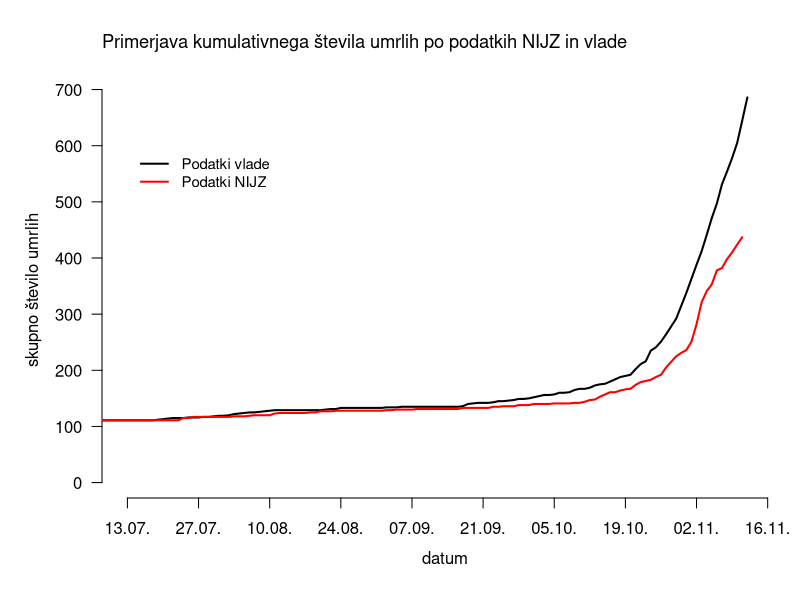
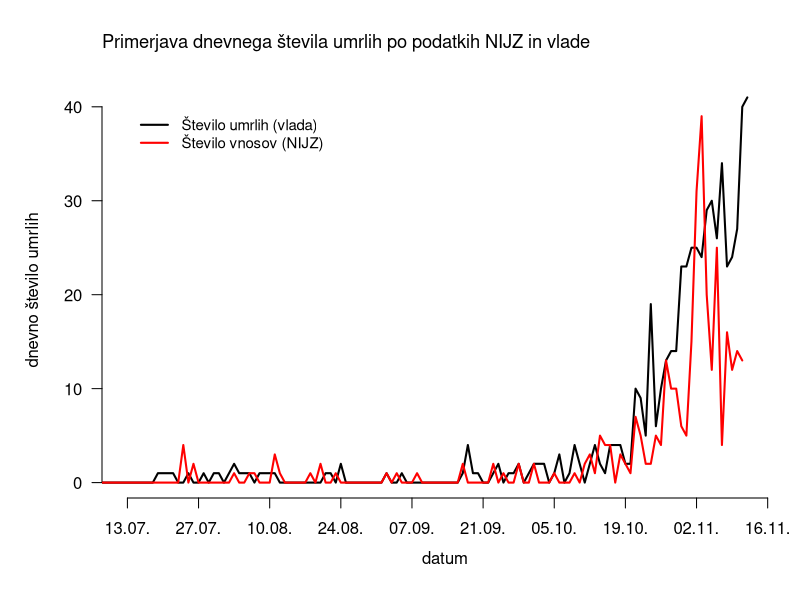
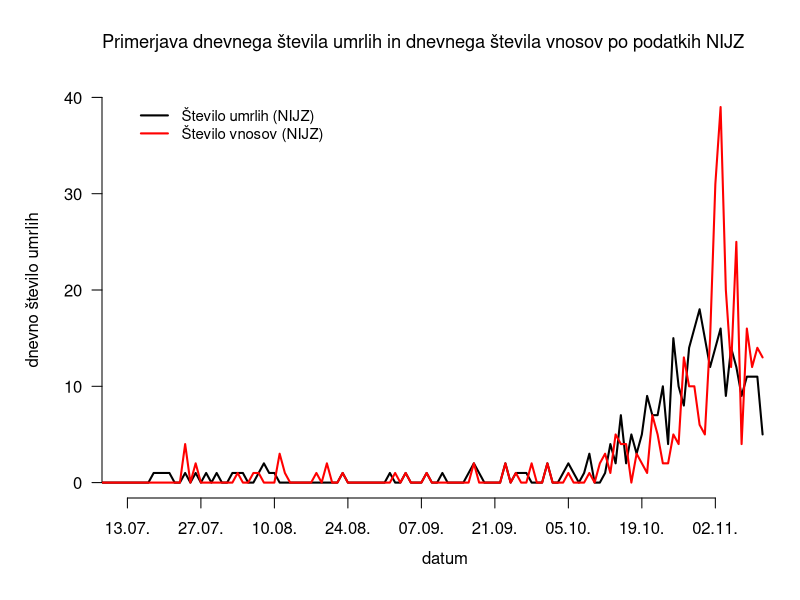
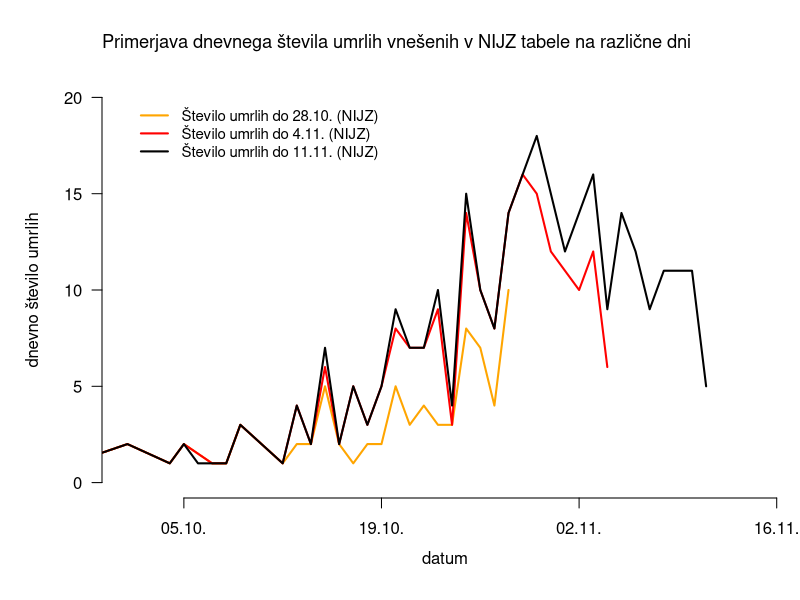
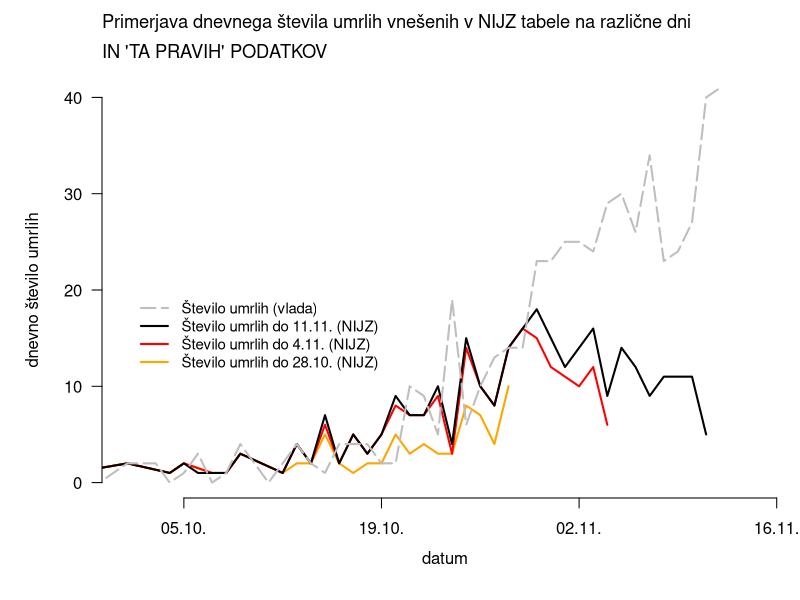

Here is the R script that generated these plots, in order:
###############################################################################
# preliminaries
###############################################################################
library(readr)
library(readxl)
library(dplyr)

###############################################################################
#### import data ##############################################################

# # uncomment to download
# # sledinlnik = gov data + NIJZ daily entry data
# download.file(paste0("https://raw.githubusercontent.com/",
#                      "sledilnik/data/master/csv/stats.csv"),
#               "data/stats.csv")
# 
# # sledilnik = NIJZ daily death data from region table tb5
# download.file(paste0("https://raw.githubusercontent.com/",
#                      "sledilnik/data/master/csv/deceased-regions.csv"),
#               "data/deceased-regions.csv")
# 
# # NIJZ daily death for 3 different timestamps 
# download.file("https://www.nijz.si/sites/www.nijz.si/files/uploaded/porocilo_stevilo_potrjenih_primerov_covid-19_11112020_splet.xlsx",
#               "data/11.11.xlsx")
# download.file("https://www.nijz.si/sites/www.nijz.si/files/uploaded/porocilo_stevilo_potrjenih_primerov_covid-19_04112020_splet.xlsx",
#               "data/4.11.xlsx")
# download.file("https://www.nijz.si/sites/www.nijz.si/files/uploaded/porocilo_stevilo_potrjenih_primerov_covid-19_28102020_splet.xlsx",
#               "data/28.10.xlsx")

# import 
sledilnik <- read_csv("data/stats.csv")
nijz.regions <- read_csv("data/deceased-regions.csv")
nijz11.11 <- read_excel("data/11.11.xlsx", sheet = "tb6", range = "A3:U114",
                        col_types = c("date", rep("numeric", 20)))

nijz04.11 <- read_excel("data/4.11.xlsx", sheet = "tb6", range = "A3:V107",
                        col_types = c("date", rep("numeric", 21)))

nijz28.10 <- read_excel("data/28.10.xlsx", sheet = "tb6", range = "A3:S100",
                        col_types = c("date", rep("numeric", 18)))

###############################################################################
#### clean up #################################################################

sledilnik %>%
  mutate(deceased.gov = c(state.deceased.todate[1], diff(state.deceased.todate)),
         deceased.nijz = c(deceased.todate[1], diff(deceased.todate))) %>%
  select(date,  state.deceased.todate, deceased.todate, deceased.gov, deceased.nijz) -> df

nijz.regions %>% 
  mutate(total = rowSums(.[2:102], na.rm = TRUE),
         nijz = c(total[1], diff(total))) %>% 
  select(date, nijz)-> nijz.regions

nijz11.11 %>%  
  rename("date" = `...1`,
         "no3" = `SKUPAJ...21`) %>% 
  mutate(date = as.Date(date)) %>% 
  select(date, no3) -> no3

nijz04.11 %>%  
  rename("date" = `...1`,
         "no2" = `SKUPAJ...22`) %>% 
  mutate(date = as.Date(date)) %>% 
  select(date, no2) -> no2

nijz28.10 %>%  
  rename("date" = `...1`,
         "no1" = `SKUPAJ...19`) %>% 
  mutate(date = as.Date(date)) %>% 
  select(date, no1) -> no1

#### join tables ##############################################################
df %>%  left_join(nijz.regions) %>% 
  left_join(no1) %>% 
  left_join(no2) %>% 
  left_join(no3) %>% 
  mutate(no3 = replace(no3, is.na(no3) & date <= as.Date("2020-10-28"), 0))  -> df

###############################################################################
#### plot cumulative gov vs NIJZ ##############################################
# png(filename="figures/cumulative.png", 800, 480)
par(mar = c(5, 5, 4, 0.5) + 0.1)
plot(df$date, df$state.deceased.todate, type = "l",
     xlab = "",
     ylab = "",
     #ylim = c(0,40),
     xlim = as.Date(c("2020-07-13", "2020-11-15")),
     axes = FALSE, 
     lty = 1, lwd = 2, col = "black")
axis.Date(1, at = seq(df$date[1], df$date[length(df$date)]+10, by = "2 week"),
          format = "%d.%m.")

axis(2, las = 2)
lines(df$date, df$deceased.todate, col = "red", lwd = 2, lty = 1)

legend(as.Date("2020-07-13"), 600,
       legend=c("Podatki vlade", "Podatki NIJZ"),
       col=c("black", "red"), lty=c(1,1),
       cex=0.9, bty = "n", lwd = 2)
mtext(side = 3, line = 1.5,  adj = 0, cex = 1.1,
      "Primerjava kumulativnega števila umrlih po podatkih NIJZ in vlade")
mtext(side = 2, line = 3,   cex = 1,"skupno število umrlih")
mtext(side = 1, line = 2.5,   cex = 1, "datum")
# dev.off()



#### plot daily ###############################################################
# png(filename="figures/daily.png", 800, 480)
par(mar = c(5, 5, 4, 0.5) + 0.1)
plot(df$date, df$deceased.gov, type = "l",
     xlab = "",
     ylab = "",
     #ylim = c(0,40),
     xlim = as.Date(c("2020-07-13", "2020-11-15")),
     axes = FALSE, 
     lty = 1, lwd = 2, col = "black")
axis.Date(1, at = seq(df$date[1], df$date[length(df$date)]+10, by = "2 week"),
          format = "%d.%m.")

axis(2, las = 2)
lines(df$date, df$deceased.nijz, col = "red", lwd = 2, lty = 1)

legend(as.Date("2020-07-13"), 40,
       legend=c("Število umrlih (vlada)", "Število vnosov (NIJZ)"),
       col=c("black", "red"), lty=c(1,1),
       cex=0.9, bty = "n", lwd = 2)
mtext(side = 3, line = 1.5,  adj = 0, cex = 1.1,
      "Primerjava dnevnega števila umrlih po podatkih NIJZ in vlade")
mtext(side = 2, line = 3,   cex = 1,"dnevno število umrlih")
mtext(side = 1, line = 2.5,   cex = 1, "datum")
# dev.off()




#### plot daily NIJZ entry vs gov #####################################################
# png(filename="figures/dailyNIJZ.png", 800, 480)
par(mar = c(5, 5, 4, 0.5) + 0.1)
plot(df$date, df$no3, type = "l",
     xlab = "",
     ylab = "",
     ylim = c(0,40),
     xlim = as.Date(c("2020-07-13", "2020-11-11")),
     axes = FALSE, 
     lty = 1, lwd = 2, col = "black")
axis.Date(1, at = seq(df$date[1], df$date[length(df$date)]+10, by = "2 week"),
          format = "%d.%m.")

axis(2, las = 2)
lines(df$date, df$deceased.nijz, col = "red", lwd = 2, lty = 1)

legend(as.Date("2020-07-13"), 40,
       legend=c("Število umrlih (NIJZ)", "Število vnosov (NIJZ)"),
       col=c("black", "red"), lty=c(1,1),
       cex=0.9, bty = "n", lwd = 2)
mtext(side = 3, line = 1.5,  adj = 0, cex = 1.1,
      "Primerjava dnevnega števila umrlih in dnevnega števila vnosov po podatkih NIJZ ")
mtext(side = 2, line = 3,   cex = 1,"dnevno število umrlih")
mtext(side = 1, line = 2.5,   cex = 1, "datum")
# dev.off()


##### plot daily NIJZ three tables ############################################
# png(filename="figures/threeNIJZ.png", 800, 480)
par(mar = c(5, 5, 4, 0.5) + 0.1)
plot(no1$date, no1$no1, type = "l",
     xlab = "",
     ylab = "",
     ylim = c(0,20),
     xlim = as.Date(c("2020-10-01", "2020-11-15")),
     axes = FALSE, 
     lty = 1, lwd = 2, col = "orange")
axis.Date(1, at = seq(df$date[1], df$date[length(df$date)]+10, by = "2 week"),
          format = "%d.%m.")

axis(2, las = 2)

lines(no2$date, no2$no2, col = "red", lwd = 2, lty = 1)
lines(no3$date, no3$no3, col = "black", lwd = 2, lty = 1)

legend(as.Date("2020-10-01"), 20,
       legend=c("Število umrlih do 28.10. (NIJZ)", "Število umrlih do 4.11. (NIJZ)",
                "Število umrlih do 11.11. (NIJZ)"),
       col=c("orange", "red", "black"), lty=c(1,1,1),
       cex=0.9, bty = "n", lwd = 2)
mtext(side = 3, line = 1.5,  adj = 0, cex = 1.1,
      "Primerjava dnevnega števila umrlih vnešenih v NIJZ tabele na različne dni")
mtext(side = 2, line = 3,   cex = 1,"dnevno število umrlih")
mtext(side = 1, line = 2.5,   cex = 1, "datum")
# dev.off()


#### plot daily NIJZ three tables + gov #######################################
# png(filename="figures/threeNIJZgov.png", 800, 480)
par(mar = c(5, 5, 4, 0.5) + 0.1)
plot(no1$date, no1$no1, type = "l",
     xlab = "",
     ylab = "",
     ylim = c(0,40),
     xlim = as.Date(c("2020-10-01", "2020-11-15")),
     axes = FALSE, 
     lty = 1, lwd = 2, col = "orange")
axis.Date(1, at = seq(df$date[1], df$date[length(df$date)]+10, by = "2 week"),
          format = "%d.%m.")

axis(2, las = 2)

lines(no2$date, no2$no2, col = "red", lwd = 2, lty = 1)
lines(no3$date, no3$no3, col = "black", lwd = 2, lty = 1)
lines(df$date, df$deceased.gov, col = "gray", lwd = 2, lty = 5)

legend(as.Date("2020-10-01"), 20,
       legend=rev(c("Število umrlih do 28.10. (NIJZ)", "Število umrlih do 4.11. (NIJZ)",
                "Število umrlih do 11.11. (NIJZ)", "Število umrlih (vlada)")),
       col=rev(c("orange", "red", "black", "gray")), lty=rev(c(1,1,1, 5)),
       cex=0.9, bty = "n", lwd = 2)
mtext(side = 3, line = 2.5,  adj = 0, cex = 1.1,
      "Primerjava dnevnega števila umrlih vnešenih v NIJZ tabele na različne dni")
mtext(side = 3, line = 1,  adj = 0, cex = 1.1,
      "IN 'TA PRAVIH' PODATKOV")
mtext(side = 2, line = 3,   cex = 1,"dnevno število umrlih")
mtext(side = 1, line = 2.5,   cex = 1, "datum")
# dev.off()




